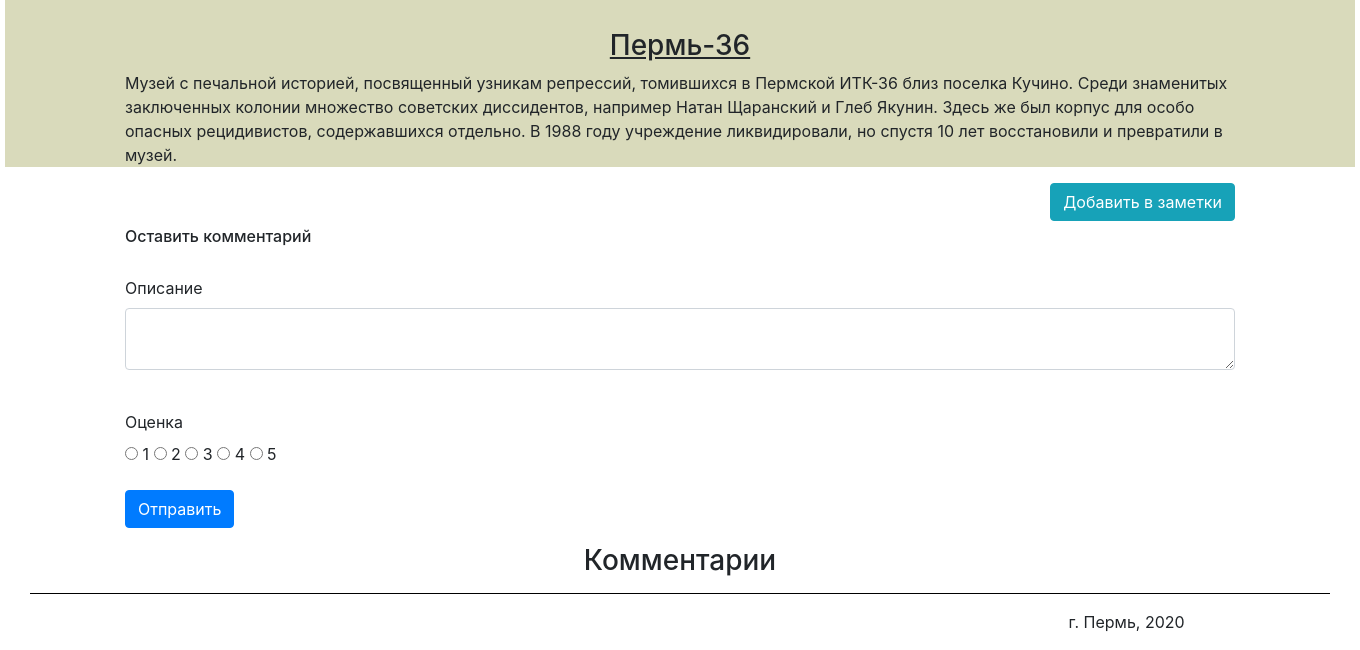
The app's page /Perm_36 (lower part), older data.
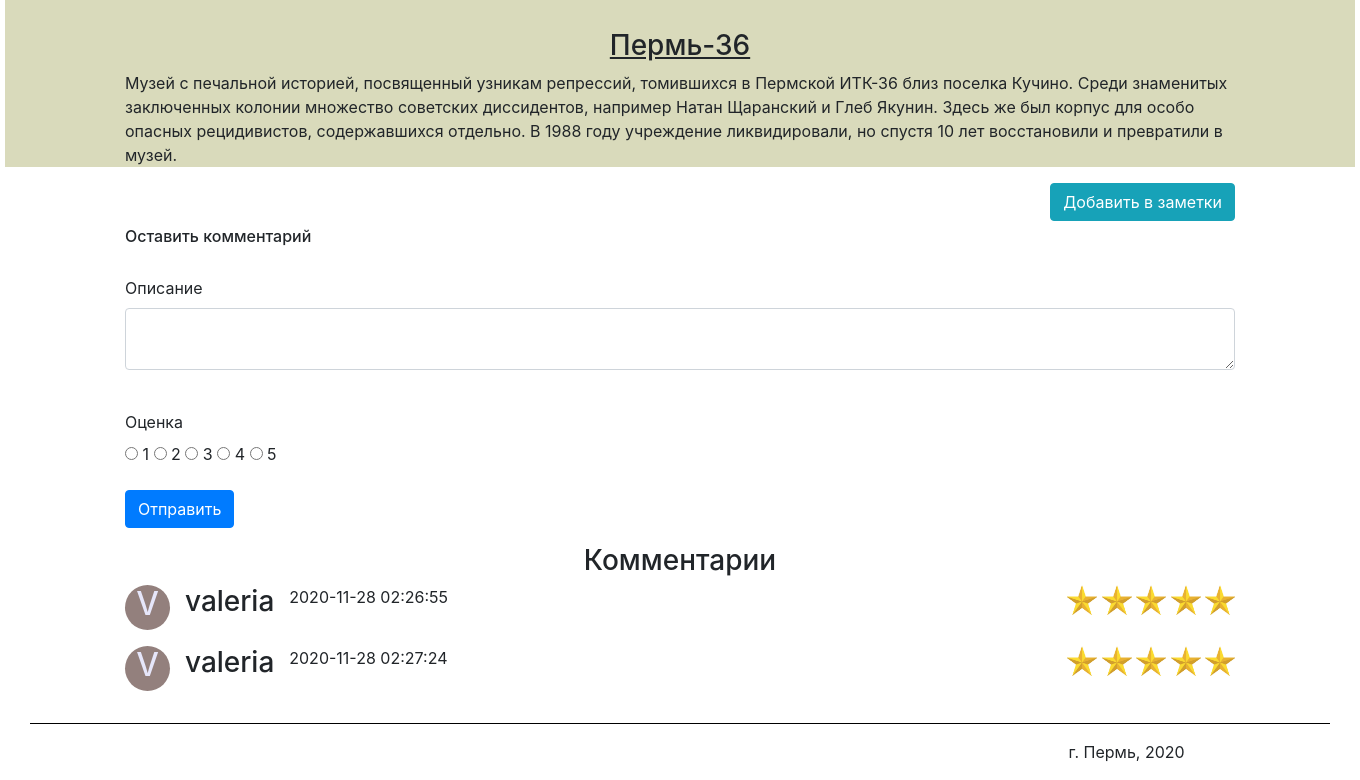
The same page, newer data.
### data/comments.py (models this page shows)
class Comment(SqlAlchemyBase):
    __tablename__ = 'comment'
    id = sqlalchemy.Column(sqlalchemy.Integer,
                           primary_key=True, autoincrement=True)
    description = sqlalchemy.Column(sqlalchemy.String)
    sight = sqlalchemy.Column(sqlalchemy.String)
    nickname = sqlalchemy.Column(sqlalchemy.String)
    email = sqlalchemy.Column(sqlalchemy.String)
    mark = sqlalchemy.Column(sqlalchemy.Integer)
    datetime = sqlalchemy.Column(sqlalchemy.String)

### main.py (the view, shortened to what this page needs)
    @app.route('/<sight>', methods=['GET', 'POST'])
    def sights(sight):
        sights = {"Ancient_volcano": "Древний вулкан",
                  "Basegi_Nature_Reserve": "Заповедник Басеги",
                  "Blue_lakes": "Голубые озёра", "Cathedral_square": "Соборная площадь",
                  "Perm_36": "Пермь-36", "Usva_pillars": "Устьвинские столбы",
                  "Vakutin_stone": "Вакутин камень",
                  "Vishera_nature_reserve": "Вишерский заповедник"}
        sights2 = ["Ancient_volcano", "Basegi_Nature_Reserve", "Blue_lakes", "Cathedral_square",
                  "Perm_36", "Usva_pillars", "Vakutin_stone", "Vishera_nature_reserve"]
        form = CommentForm()
        if sight in sights2:
            return render_template(sight + ".html",
                                   sight=sight, title=sights[sight],
                                   Comment=Comment, session=session, form=form, User=User)
        else:
            return render_template("add_post_page.html", title=sight, Post=Post, form=form,
                                   sight=sight, session=session, Comment=Comment, User=User)

### data/comment_form.py
class CommentForm(FlaskForm):
    description = TextAreaField('Описание')
    mark = RadioField('Оценка', choices=[('one_point', '1'), ('two_points', '2'),
                                         ('three_points', '3'), ('four_points', '4'),
                                         ('five_points', '5')], validators=[DataRequired()])
    submit = SubmitField('Отправить')

### templates/Perm_36.html (shortened to what this page needs)
{% extends "header_footer.html" %}
{% block content %}
    <div style="text-align: center; margin-top: 50px;">
        <figure class="sight_caption_redirect">
                <h3 style="margin-top: 30px;"><u>Пермь-36</u></h3>
                <main role="main" class="container">
                    <p style="text-align: left;">Музей с печальной историей,
                        посвященный узникам репрессий, томившихся в Пермской
                        ИТК-36 близ поселка Кучино. Среди знаменитых заключенных
                        колонии множество советских диссидентов, например Натан
                        Щаранский и Глеб Якунин. Здесь же был корпус для особо
                        опасных рецидивистов, содержавшихся отдельно. В 1988 году учреждение
                        ликвидировали, но спустя 10 лет восстановили и превратили в музей.</p>
                    {% set note_href = "add_note/" + "Perm_36" %}
                    <a style=" float: right;" class="btn btn-info" href="{{ note_href }}">Добавить в заметки</a>
                </main>
        </figure>
    </div>
    {% include "comment.html" %}
{% endblock %}

### templates/comment.html (shortened to what this page needs)
<div>
    <main role="main" class="container">
        <h6 style="margin-bottom: 30px; margin-top: 60px;">Оставить комментарий</h6>
        <form action="" method="post">
            <p>
                {{ form.description.label }}<br>
                {{ form.description(class="form-control", type="description") }}<br>
            </p>
            <p>
                 {{ form.mark.label }}<br>
                 {% for mark in form.mark %}
                     {{ mark }}
                     {{ mark.label }}
                 {% endfor %}
             </p>
            <p>{{ form.submit(type="submit", class="btn btn-primary") }}</p>
        </form>
        <h3 style="text-align: center;">Комментарии</h3>
        {% set comment = session.query(Comment) %}
        {% set user = session.query(User) %}
        {% for i in range(session.query(Comment).count()) %}
            {% if comment[i].sight == sight %}
                <div>
                    {% for i in range(session.query(User).count()) %}
                        {% if user[i].nickname == comment[i].nickname %}
                            <div style="margin-right: 15px; background: {{ user[i].avatar_color }};" class="circle">
                                <h2 style="text-align: center; color: #E6E6FA;"> {{ comment[i].nickname[0].upper() }} </h2>
                            </div>
                        {% endif %}
                    {% endfor %}
                    <h3 style="float: left;">{{ comment[i].nickname }} &#160;</h3>
                    <p style="float: left;">{{ comment[i].datetime }}</p>
                    {% set points = {"one_point": 1, "two_points": 2, "three_points": 3,
                        "four_points":4, "five_points": 5} %}
                        <div style="float: right;">
                        {% for i in range(points[comment[i].mark]) %}
                            <img style="width: 30px; height: 30px;" src="/static/images/star.jpg">
                        {% endfor %}
                        </div>
                </div>
            {% endif %}
        {% endfor %}
    </main>
</div>

Row changes from the older to the newer data that the page shows:
added Comment: nickname "V" "V"
added Comment: nickname "valeria", datetime "2020-11-28 02:26:55", sight "Perm_36" (drawn)
added Comment: nickname "valeria", datetime "2020-11-28 02:27:24", sight "Perm_36" (drawn)
